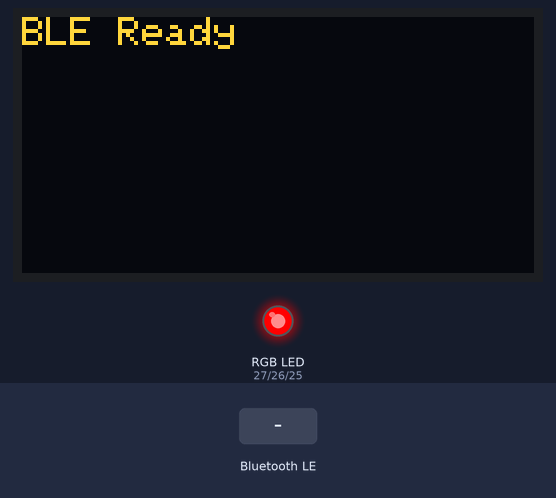
Recording of a sketch running on a simulated ESP32. Parts: 128×64 one-colour display, an RGB LED mixed from three pins (HIGH = lit). The test bench sets the inputs (shaded band). The OLED is the two-colour kind (top 16 rows yellow); nothing arrives over Bluetooth unless stated; a phone connects over Bluetooth LE 3 s after start; what the sketch prints to the serial monitor is not drawn.

Above: at 1.2 s.
1.3 s: Bluetooth LE write "1" received
At 2.5 s:
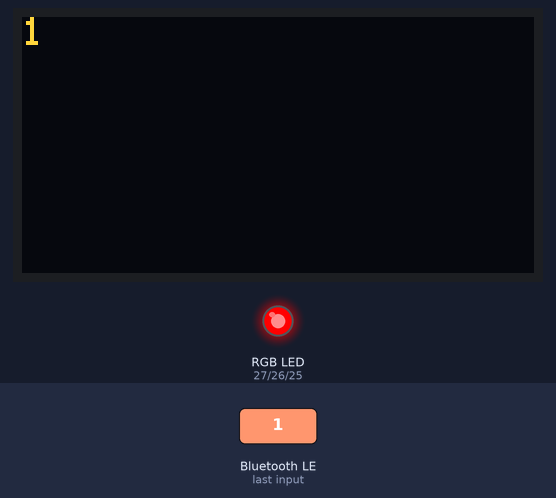
2.8 s: Bluetooth LE write "0" received
At 3.6 s:
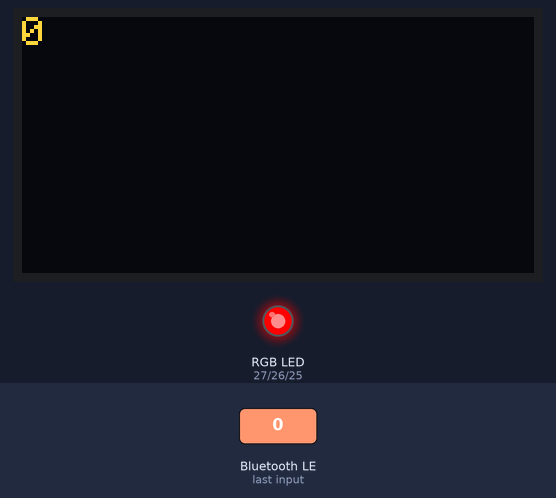
Timing chart, 0 to 5.8 s (numbered marks = the images above; inputs shaded):
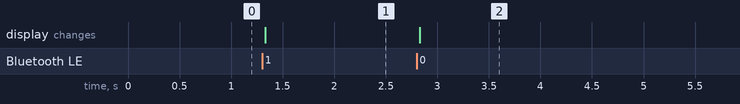

Measured:
- after the input at 1.3 s, the display: changes at once (image 1)
- after the input at 2.8 s, the display: changes at once (image 2)

The sketch:

LED_Control.ino
```cpp
#include <BLEDevice.h>
#include <BLEServer.h>
#include <BLEUtils.h>
#include <BLE2902.h>
#include <Adafruit_GFX.h>
#include <Adafruit_SSD1306.h>
#include <Wire.h>

// ------------------ Hardware Pins ------------------
#define RED_PIN   27
#define GREEN_PIN 26
#define BLUE_PIN  25

// PWM settings
#define PWM_FREQ    5000
#define PWM_RESOLUTION 8  // 8-bit: 0-255
#define RED_CHANNEL   0
#define GREEN_CHANNEL 1
#define BLUE_CHANNEL  2

// Screen setup
#define SCREEN_WIDTH 128
#define SCREEN_HEIGHT 64
#define OLED_RESET    -1
Adafruit_SSD1306 display(SCREEN_WIDTH, SCREEN_HEIGHT, &Wire, OLED_RESET);

// ------------------ BLE UUIDs ------------------
#define SERVICE_UUID        "4fafc201-1fb5-459e-8fcc-c5c9c331914b"
#define LED_CHAR_UUID       "beb5483e-36e1-4688-b7f5-ea07361b26a8"  // RGB: 3 bytes
#define TEXT_CHAR_UUID      "1c95d5e3-d8f7-413a-bf3d-7d3d930a6d48" // Text string

BLECharacteristic *pLedCharacteristic = nullptr;
BLECharacteristic *pTextCharacteristic = nullptr;
bool deviceConnected = false;

// ------------------ Callbacks ------------------
class ServerCallbacks : public BLEServerCallbacks {
  void onConnect(BLEServer* pServer) {
    deviceConnected = true;
    Serial.println("Device connected");
  }
  void onDisconnect(BLEServer* pServer) {
    deviceConnected = false;
    Serial.println("Device disconnected");
    BLEDevice::startAdvertising();  // Restart advertising
  }
};

class LedWriteCallback : public BLECharacteristicCallbacks {
  void onWrite(BLECharacteristic *pChar) {
    std::string value = pChar->getValue();
    if (value.length() == 3) {
      uint8_t r = value[0];
      uint8_t g = value[1];
      uint8_t b = value[2];

      // For common cathode: higher value = brighter
      ledcWrite(RED_CHANNEL,   r);
      ledcWrite(GREEN_CHANNEL, g);
      ledcWrite(BLUE_CHANNEL,  b);

      Serial.printf("LED set to RGB(%d, %d, %d)\n", r, g, b);
    }
  }
};

class TextWriteCallback : public BLECharacteristicCallbacks {
  void onWrite(BLECharacteristic *pChar) {
    std::string value = pChar->getValue();
    if (value.length() > 0) {
      String text = String(value.c_str());
      Serial.println("Text received: " + text);

      display.clearDisplay();
      display.setTextSize(1);
      display.setTextColor(SSD1306_WHITE);
      display.setCursor(0, 0);

      // Simple word wrap for longer text
      int line = 0;
      int maxCharsPerLine = 21;  // Adjust based on your font/screen
      for (size_t i = 0; i < text.length(); i += maxCharsPerLine) {
        String substring = text.substring(i, i + maxCharsPerLine);
        display.setCursor(0, line * 10);
        display.println(substring);
        line++;
        if (line * 10 >= SCREEN_HEIGHT) break;  // Prevent overflow
      }

      display.display();
    }
  }
};

// ------------------ Setup ------------------
void setup() {
  Serial.begin(115200);

  // --- Initialize RGB LED PWM ---
  ledcSetup(RED_CHANNEL,   PWM_FREQ, PWM_RESOLUTION);
  ledcSetup(GREEN_CHANNEL, PWM_FREQ, PWM_RESOLUTION);
  ledcSetup(BLUE_CHANNEL,  PWM_FREQ, PWM_RESOLUTION);

  ledcAttachPin(RED_PIN,   RED_CHANNEL);
  ledcAttachPin(GREEN_PIN, GREEN_CHANNEL);
  ledcAttachPin(BLUE_PIN,  BLUE_CHANNEL);

  // Start with LED off
  ledcWrite(RED_CHANNEL,   255);
  ledcWrite(GREEN_CHANNEL, 0);
  ledcWrite(BLUE_CHANNEL,  0);

  // --- Initialize OLED ---
  if (!display.begin(SSD1306_SWITCHCAPVCC, 0x3C)) {
    Serial.println(F("SSD1306 allocation failed"));
    for (;;) delay(100);
  }
  display.clearDisplay();
  display.setTextSize(1);
  display.setTextColor(SSD1306_WHITE);
  display.setCursor(0, 0);
  display.println("BLE Ready");
  display.display();

  // --- Initialize BLE ---
  BLEDevice::init("ESP32_RGB_Display");
  BLEServer *pServer = BLEDevice::createServer();
  pServer->setCallbacks(new ServerCallbacks());

  BLEService *pService = pServer->createService(SERVICE_UUID);

  // LED Characteristic
  pLedCharacteristic = pService->createCharacteristic(
    LED_CHAR_UUID,
    BLECharacteristic::PROPERTY_WRITE
  );
  pLedCharacteristic->setCallbacks(new LedWriteCallback());

  // Text Characteristic
  pTextCharacteristic = pService->createCharacteristic(
    TEXT_CHAR_UUID,
    BLECharacteristic::PROPERTY_WRITE
  );
  pTextCharacteristic->setCallbacks(new TextWriteCallback());

  pService->start();

  // Start advertising
  BLEAdvertising *pAdvertising = BLEDevice::getAdvertising();
  pAdvertising->addServiceUUID(SERVICE_UUID);
  pAdvertising->setScanResponse(true);
  pAdvertising->setMinPreferred(0x06);
  pAdvertising->setMinPreferred(0x12);
  BLEDevice::startAdvertising();
  Serial.println("BLE Advertising started...");
}

void loop() {
  // You can add other tasks here (e.g., sensor reading, animations)
  delay(100);
}
```
